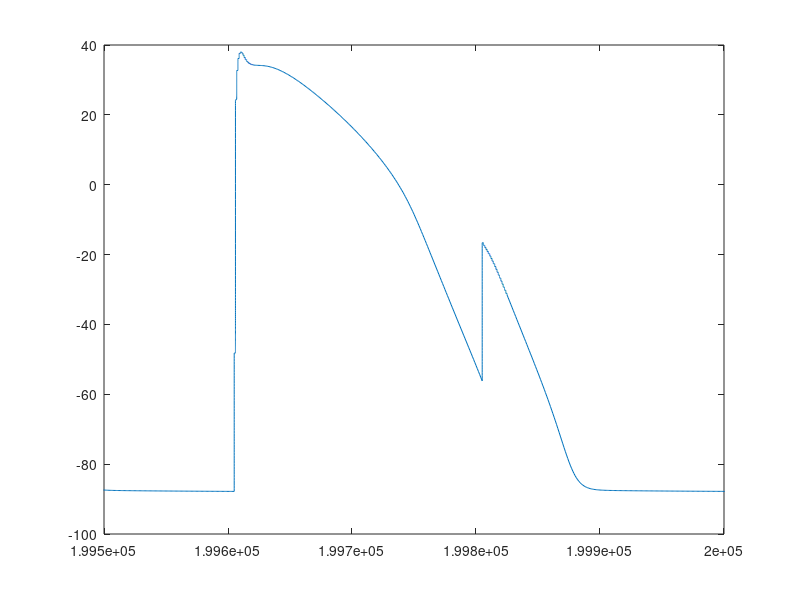

Write the MATLAB code that produced this figure. (Note: this script raises an error after producing the figure.)
% Load data from file
data1 = load('Output3_CL200.txt');
time1 = data1(:, 1);
voltage1 = data1(:, 2);

figure()
plot(time1, voltage1);
xlim([1.995E5 2E5]);

% Enable zoom
zoom on;

% Wait for the user to finish zooming (can add a pause here if desired)
% disp('Zoom in on the plot and press Enter when done...');
% pause;

% Turn off zoom
zoom off;

% Get two points from the user
disp('Select two points on the plot:');
[x, y] = ginput(2);

% Calculate the time difference between the two selected points
time_diff = abs(x(2) - x(1));

%Calculate 90% of time difference 
depolarization90 = 0.9*time_diff; 

% Display the result
fprintf('Time difference between the selected points: %f seconds\n', depolarization90);